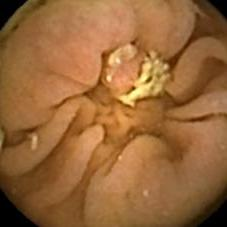
#> input picture images/01178.jpg, 227 x 227 px; its folder holds only this picture in this run
$ python database_generator.py
#> lines starting #> are read from the running program, lines starting #| are printed output that depends on the picture
import os, os.path
from PIL import Image, ImageOps

# This script performs image augmentation for input images found in ./images folder. It does not augment the SVM images
# It creates rotated and flipped versions of the original image.

images_directory = './images'
images_names_array = [name for name in os.listdir(images_directory) if
                      os.path.isfile(os.path.join(images_directory, name)) and not '_SVM' in name]

print('\nThere are ' + str(len(images_names_array)) + ' images as a source for database.\n')

# check (and create if necessary) output folder for database images
output_directory = "./images/database"
if not os.path.exists(output_directory):
    os.makedirs(output_directory)

for image_name in images_names_array:
    name_without_extension, extension = image_name.split('.')
    extension = 'png'
    image = Image.open(os.path.join(images_directory, image_name))
#> image is the input picture: PIL image 227x227 RGB; mean R, G, B 151.3, 102.6, 57.5

    image.save(output_directory + '/' + name_without_extension + '.' + extension)

    flipped_image = ImageOps.mirror(image)
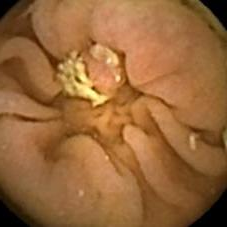
#> flipped_image: PIL image 227x227 RGB; mean R, G, B 151.3, 102.6, 57.5
    flipped_image.save(output_directory + '/' + name_without_extension + '_flipped.' + extension)

    for angle in range(90, 271, 90):
        rotated_image = image.rotate(angle)
        rotated_image.save(output_directory + '/' + name_without_extension + '_' + str(angle) + '.' + extension)

        flipped_and_rotated_image = ImageOps.mirror(rotated_image)
        flipped_and_rotated_image.save(output_directory + '/' + name_without_extension + '_' + str(angle) + '_flipped.' + extension)
#> this loop made 3 passes
#> pass 1, `rotated_image = image.rotate(angle)`:
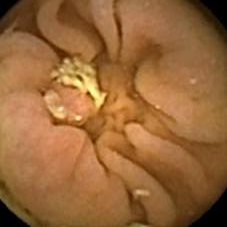
#> rotated_image: PIL image 227x227 RGB; mean R, G, B 151.3, 102.6, 57.5
#> pass 1, `flipped_and_rotated_image = ImageOps.mirror(rotated_image)`:
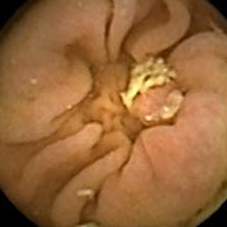
#> flipped_and_rotated_image: PIL image 227x227 RGB; mean R, G, B 151.3, 102.6, 57.5
#> pass 2, `rotated_image = image.rotate(angle)`:
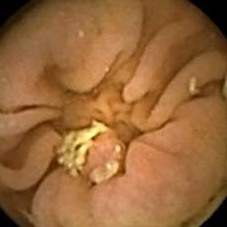
#> rotated_image: PIL image 227x227 RGB; mean R, G, B 151.3, 102.6, 57.5
#> pass 2, `flipped_and_rotated_image = ImageOps.mirror(rotated_image)`:
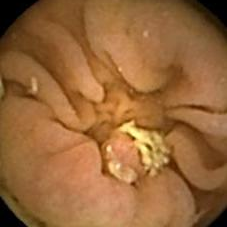
#> flipped_and_rotated_image: PIL image 227x227 RGB; mean R, G, B 151.3, 102.6, 57.5
#> after the loop:
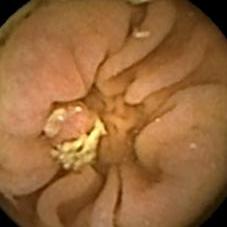
#> flipped_and_rotated_image: PIL image 227x227 RGB; mean R, G, B 151.3, 102.6, 57.5
#> after the loop:
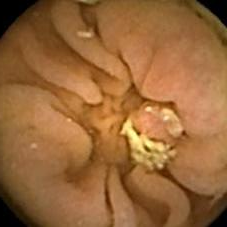
#> rotated_image: PIL image 227x227 RGB; mean R, G, B 151.3, 102.6, 57.5

    image.close()

$ run again, on images/01206.jpg
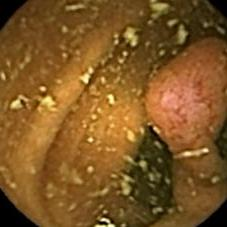
#> input picture images/01206.jpg, 227 x 227 px
#> image is the input picture: PIL image 227x227 RGB; mean R, G, B 126.8, 86.8, 36.5
#> after the loop `for angle in range(90, 271, 90):`:
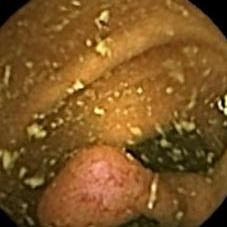
#> flipped_and_rotated_image: PIL image 227x227 RGB; mean R, G, B 126.8, 86.8, 36.5
#> after the loop `for angle in range(90, 271, 90):`:
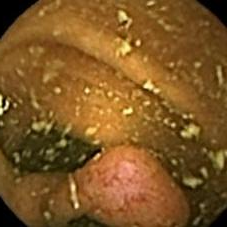
#> rotated_image: PIL image 227x227 RGB; mean R, G, B 126.8, 86.8, 36.5

$ run again, on images/01231_LI.jpg
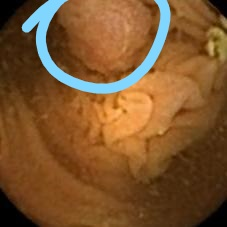
#> input picture images/01231_LI.jpg, 227 x 227 px
#> image is the input picture: PIL image 227x227 RGB; mean R, G, B 125.4, 85, 45.6
#> after the loop `for angle in range(90, 271, 90):`:
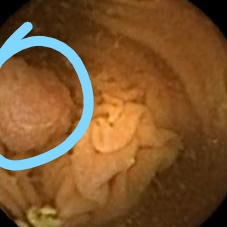
#> flipped_and_rotated_image: PIL image 227x227 RGB; mean R, G, B 125.4, 85, 45.6
#> after the loop `for angle in range(90, 271, 90):`:
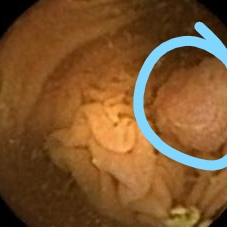
#> rotated_image: PIL image 227x227 RGB; mean R, G, B 125.4, 85, 45.6

$ run again, on images/01232.jpg
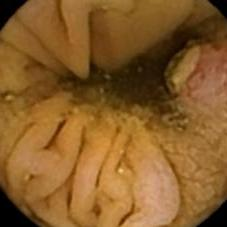
#> input picture images/01232.jpg, 227 x 227 px
#> image is the input picture: PIL image 227x227 RGB; mean R, G, B 135.6, 92.9, 41.8
#> after the loop `for angle in range(90, 271, 90):`:
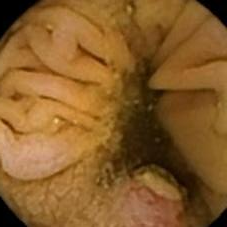
#> rotated_image: PIL image 227x227 RGB; mean R, G, B 135.6, 92.9, 41.8
